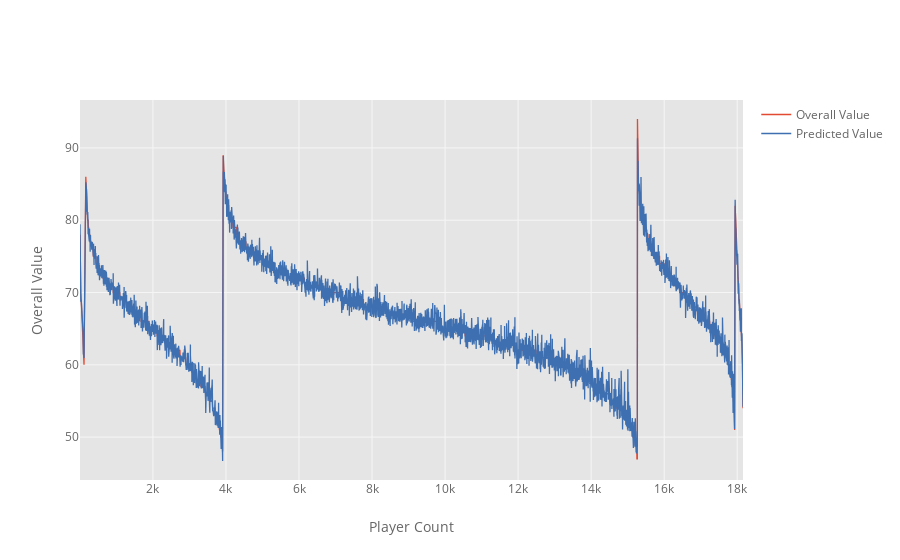

Notebook cell for this chart:
### Code cell
# Create overall vs predicted value plot
df_ml = pd.DataFrame({'Predicted Value': p,'Overall Value': y_test}, index= X_test.index).sort_index()
df_ml2 = df.loc[X_test.index]
df_ml3 = pd.merge(df_ml, df_ml2, left_index=True, right_index=True)
df_ml3[['Overall Value','Predicted Value']].iplot(kind='line', xTitle='Player Count', yTitle='Overall Value', world_readable=True)

### Figure 1 — Plotly figure (JSON) as saved in the notebook; plotly's stock layout.template omitted (floating-point values rounded to 4 significant figures; data arrays with more than 128 entries replaced by an {"elided": "..."} marker saying what was removed)
{"data": [{"line": {"color": "rgba(226, 74, 51, 1.0)", "dash": "solid", "shape": "linear", "width": 1.3}, "mode": "lines", "name": "Overall Value", "text": "", "type": "scatter", "uid": "e671ee29-0172-4bb3-993a-bbbd22e7a277", "x": {"elided": "4841 int values"}, "y": {"elided": "4841 int values"}}, {"line": {"color": "rgba(62, 111, 176, 1.0)", "dash": "solid", "shape": "linear", "width": 1.3}, "mode": "lines", "name": "Predicted Value", "text": "", "type": "scatter", "uid": "361b0139-29d1-432d-bf87-06c09ce9990d", "x": {"elided": "4841 int values"}, "y": {"elided": "4841 float values"}}], "layout": {"legend": {"bgcolor": "#FFFFFF", "font": {"color": "#666666"}}, "paper_bgcolor": "#FFFFFF", "plot_bgcolor": "#E5E5E5", "title": {"font": {"color": "#151516"}}, "xaxis": {"gridcolor": "#F6F6F6", "showgrid": true, "tickfont": {"color": "#666666"}, "title": {"font": {"color": "#666666"}, "text": "Player Count"}, "zerolinecolor": "#F6F6F6"}, "yaxis": {"gridcolor": "#F6F6F6", "showgrid": true, "tickfont": {"color": "#666666"}, "title": {"font": {"color": "#666666"}, "text": "Overall Value"}, "zerolinecolor": "#F6F6F6"}}}
